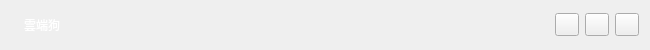
<?xml version="1.0" encoding="UTF-8"?>
<ui version="4.0">
 <class>TitleWidget</class>
 <widget class="QWidget" name="TitleWidget">
  <property name="geometry">
   <rect>
    <x>0</x>
    <y>0</y>
    <width>650</width>
    <height>50</height>
   </rect>
  </property>
  <property name="windowTitle">
   <string>Form</string>
  </property>
  <layout class="QHBoxLayout" name="horizontalLayout">
   <item>
    <widget class="QLabel" name="logo">
     <property name="text">
      <string/>
     </property>
    </widget>
   </item>
   <item>
    <widget class="QLabel" name="title">
     <property name="styleSheet">
      <string notr="true">color: rgb(255, 255, 255);
font: 87 14pt &quot;Arial Black&quot;;</string>
     </property>
     <property name="text">
      <string>雲端狗</string>
     </property>
    </widget>
   </item>
   <item>
    <spacer name="horizontalSpacer">
     <property name="orientation">
      <enum>Qt::Horizontal</enum>
     </property>
     <property name="sizeHint" stdset="0">
      <size>
       <width>476</width>
       <height>20</height>
      </size>
     </property>
    </spacer>
   </item>
   <item>
    <widget class="QToolButton" name="set">
     <property name="enabled">
      <bool>true</bool>
     </property>
     <property name="minimumSize">
      <size>
       <width>0</width>
       <height>0</height>
      </size>
     </property>
     <property name="maximumSize">
      <size>
       <width>16777215</width>
       <height>16777215</height>
      </size>
     </property>
     <property name="styleSheet">
      <string notr="true">border-image: url(:/images/login_setting.png);</string>
     </property>
     <property name="text">
      <string/>
     </property>
    </widget>
   </item>
   <item>
    <widget class="QToolButton" name="min">
     <property name="minimumSize">
      <size>
       <width>0</width>
       <height>0</height>
      </size>
     </property>
     <property name="styleSheet">
      <string notr="true">border-image: url(:/images/login_min.png);</string>
     </property>
     <property name="text">
      <string/>
     </property>
    </widget>
   </item>
   <item>
    <widget class="QToolButton" name="close">
     <property name="minimumSize">
      <size>
       <width>0</width>
       <height>0</height>
      </size>
     </property>
     <property name="styleSheet">
      <string notr="true">border-image: url(:/images/login_close.png);</string>
     </property>
     <property name="text">
      <string/>
     </property>
    </widget>
   </item>
  </layout>
 </widget>
 <resources/>
 <connections/>
</ui>
